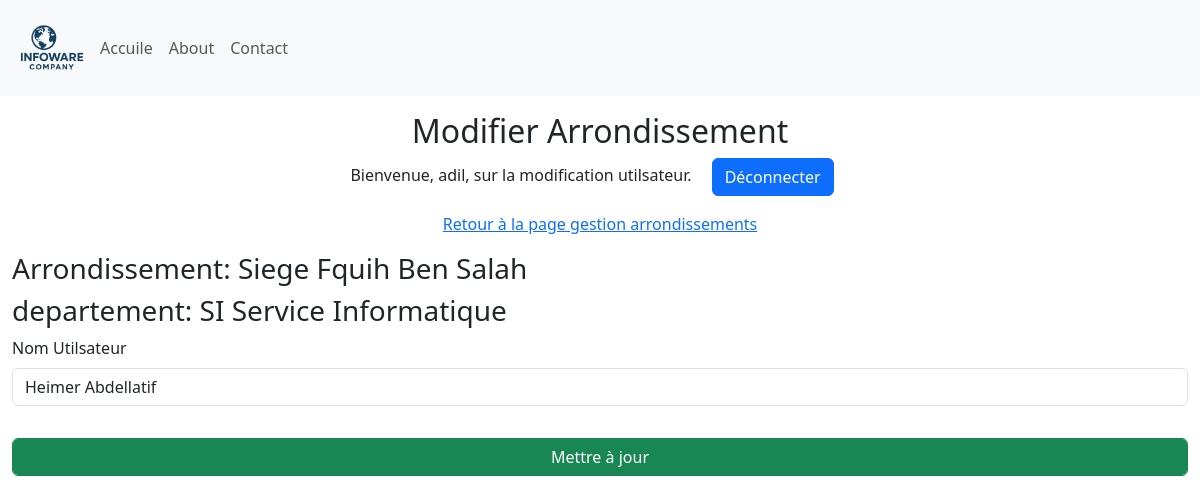
Page /update_Utilisateur/1 (signed in) on the earlier database version.
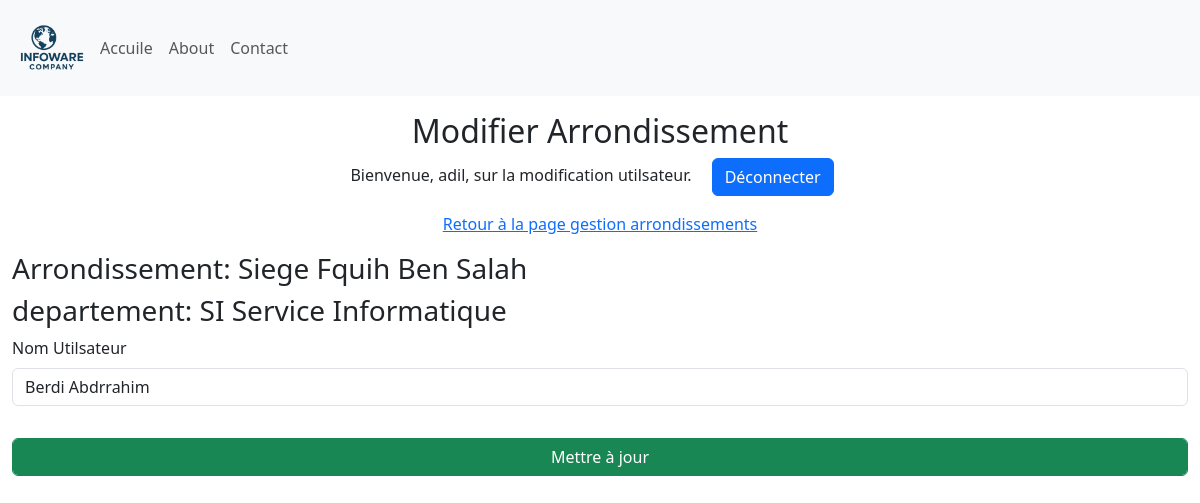
Same page on the later database version.
### Site/models.py (models this page shows, shortened)
class Utilisateur(db.Model):
    id = db.Column(db.Integer, primary_key=True)
    nomUtilisateur = db.Column(db.String(50), unique=True, nullable=False)
    departement = db.Column(db.Integer, db.ForeignKey('departement.id'), nullable=False)

### Site/dashbord/utilisateur.py (the view, shortened to what this page needs)
@utilisateur.route('/update_Utilisateur/<int:id>', methods=['GET', 'POST'])
def update_Utilisateur(id):
    if 'user' not in session:
        return redirect(url_for('admin.admin'))
    utilisateur = Utilisateur.query.get(id)
    departement = Departement.query.get(utilisateur.departement)
    arrondissement = Arondissement.query.get(departement.arondissement)
    return render_template('update_utilisateur.html', name=session['user'], utilisateur=utilisateur, arrondissement=arrondissement, departement=departement)

### Site/templates/update_utilisateur.html (shortened to what this page needs)
{% extends 'base.html' %}
{% block body %}
<div class="container-fluid">
    <div class="row">
        <div class="col-12  my-3">
            <div class="text-center">
                <h2>Modifier Arrondissement</h2>
                <p>Bienvenue, {{ name }}, sur la modification utilsateur. <a class="mx-3 btn btn-primary" href="{{ url_for('admin.logout') }}"">Déconnecter</a></p>
                <p><a href="{{ url_for('arrondissement.manage_Arrondissements') }}">Retour à la page gestion arrondissements</a> </p>
            </div>
           <form method="POST">
                <div class="mb-3">
                    <h3>Arrondissement: {{ arrondissement.arondissement }}</h3>
                    <h3>departement: {{ departement.departement }}</h3>
                    <label for="utilsateurName" class="form-label">Nom Utilsateur</label>
                    <input type="text" class="form-control" id="utilsateurName" name="utilsateurName" value="{{ utilisateur.nomUtilisateur }}" required>
                </div>
                <div class="mb-3">
                    <input type="submit" class="form-control btn btn-success mt-3" value="Mettre à jour">
                </div>
            </form>
        </div>
    </div>
</div>
{% endblock %}

Differences in the rows shown:
changed Utilisateur: utilsateurName "Heimer Abdellatif" → "Berdi Abdrrahim"
